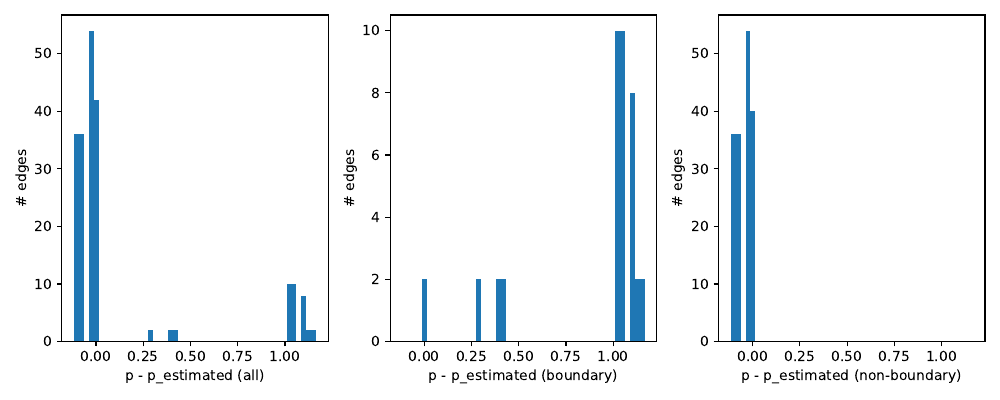

Generate this figure with Python:
import stim
import numpy as np
import matplotlib.pyplot as plt

from dem_estimation import stim_to_edges, get_edge_probabilities


circuit = stim.Circuit.generated(
    code_task="repetition_code:memory",
    rounds=10,
    distance=5,
    after_clifford_depolarization=0.1,
    before_measure_flip_probability=0.1,
    after_reset_flip_probability=0.1,
)
sampler = circuit.compile_detector_sampler()
defects = sampler.sample(shots=1_000_000)

dem = circuit.detector_error_model()
edges, boundary_edges, _ = stim_to_edges(dem)

edge_probs = get_edge_probabilities(defects, edges=edges, boundary_edges=boundary_edges)

difference = {"all": [], "boundary": [], "edges": []}
for instr in dem.flattened():
    if instr.type != "error":
        continue
    defects = tuple(
        [d.val for d in instr.targets_copy() if d.is_relative_detector_id()]
    )
    prob_stim = instr.args_copy()[0]
    prob_estimated = edge_probs[defects]

    error = prob_stim - prob_estimated

    difference["all"].append(error)
    if len(defects) == 1:
        difference["boundary"].append(error)
    else:
        difference["edges"].append(error)

fig, axes = plt.subplots(nrows=1, ncols=3, figsize=(10, 4))

bins = np.linspace(min(difference["all"]), max(difference["all"]), 50)

axes[0].hist(difference["all"], bins=bins)
axes[1].hist(difference["boundary"], bins=bins)
axes[2].hist(difference["edges"], bins=bins)

axes[0].set_xlabel("p - p_estimated (all)")
axes[1].set_xlabel("p - p_estimated (boundary)")
axes[2].set_xlabel("p - p_estimated (non-boundary)")
for i in range(3):
    axes[i].set_ylabel("# edges")

fig.tight_layout()
fig.savefig("accuracy.pdf", format="pdf")
plt.show()
